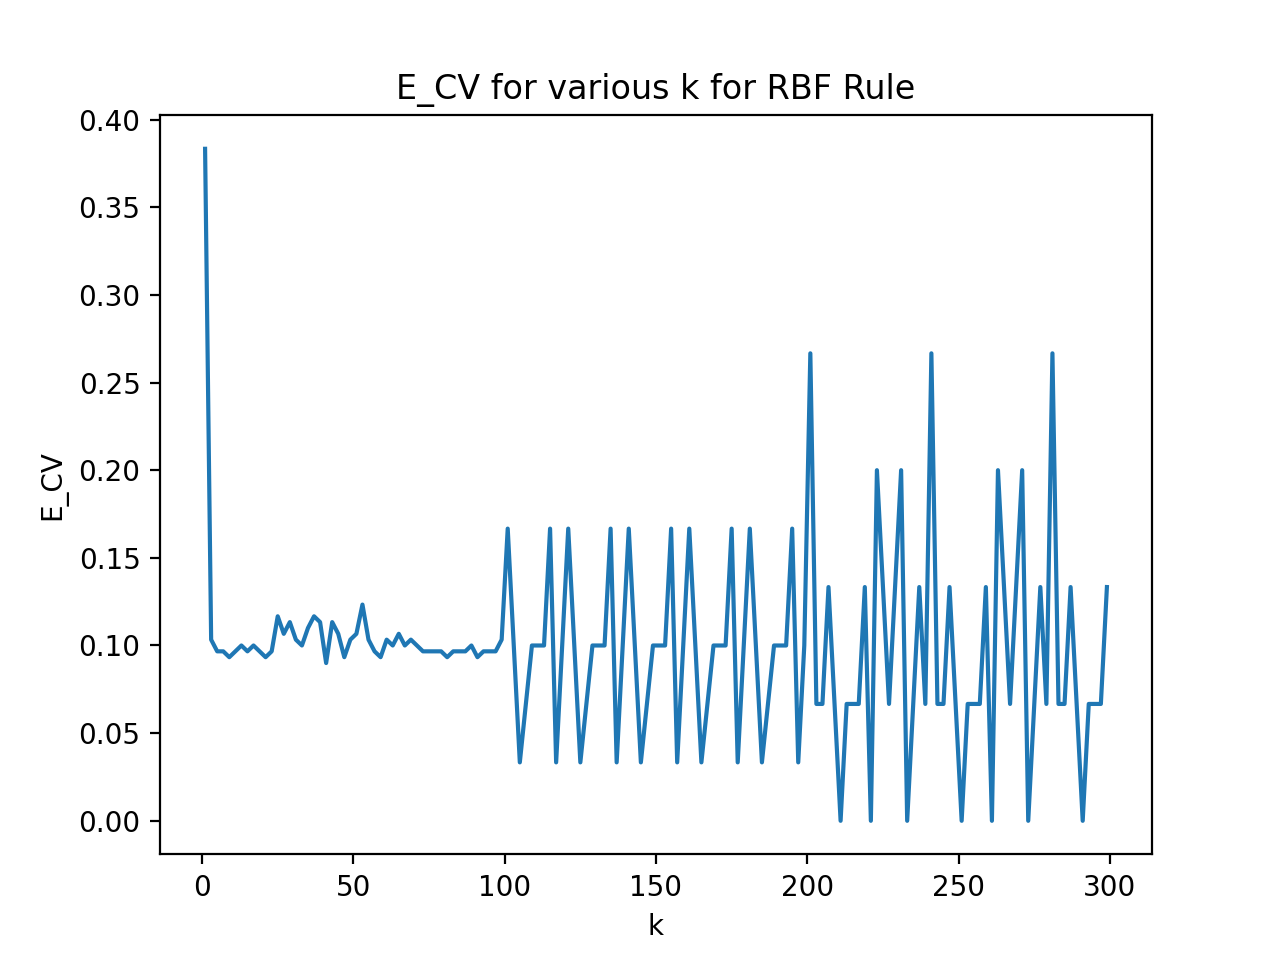

The Python source for this figure:
import random
import matplotlib.pyplot as plt
from matplotlib import colors
import numpy as np
import math
import time

def distance(x1,x2):
	return ((x1[0]-x2[0])**2+(x1[1]-x2[1])**2)**0.5

def findFurthest(centers,X):
	furthest = -1
	dist = 0
	for i in range(len(X)):
		newDist = distance(X[centers[closestCenter(centers,X[i],X)]],X[i])
		if (newDist > dist):
			furthest = i
			dist = newDist
	return furthest

def closestCenter(centers,x,X):
	closest = -1
	dist = 0
	for i in range(len(centers)):
		newDist = distance(x,X[centers[i]])
		if (closest == -1 or newDist < dist):
			dist = newDist
			closest = i
	return closest

def gauss(z):
	return 2.718281828459**(-0.5*z**2)


def checkExists(centers,k):
	for i in range(len(centers)):
		if (centers[i] == k):
			return True
	return False

def LloydsInitial(centers,X):
	regions = list()
	for i in range(len(centers)):
		regions.append(list())
	for i in range(len(X)):
		regions[closestCenter(centers,X[i],X)].append(i)
	middle = list()
	for i in range(len(regions)):
		newmiddle = [0,0]
		for j in range(len(regions[i])):
			newmiddle[0] += X[regions[i][j]][0]
			newmiddle[1] += X[regions[i][j]][1]
		if (len(regions[i])):
			newmiddle[0] /= len(regions[i])
			newmiddle[1] /= len(regions[i])
		else:
			newmiddle[0] =  X[centers[i]][0]
			newmiddle[1] =  X[centers[i]][1]
		middle.append(newmiddle)
	return middle

def closestMiddle(middle,x):
	dist = -1
	out = 0
	# print(middle)
	for i in range(len(middle)):
		newDist = distance(middle[i],x)
		if (newDist < dist or dist == -1):
			dist = newDist
			out = i
	return out

def LLoyds(centers,X):
	middle = LloydsInitial(centers,X)
	for i in range(10):
		regions = list()
		for j in range(len(middle)):
			regions.append(list())
		for j in range(len(X)):
			regions[closestMiddle(middle,X[j])].append(j)
		# print(regions)
		middle.clear()
		for j in range(len(regions)):
			# print(len(regions[j]))
			newmiddle = [0,0]
			for k in range(len(regions[j])):
				newmiddle[0] += X[regions[j][k]][0]
				newmiddle[1] += X[regions[j][k]][1]
			newmiddle[0] /= len(regions[j])
			newmiddle[1] /= len(regions[j])
			middle.append(newmiddle)
		# print()
	return middle



def RBF(X,Y,current,val,k):
	# centers = list()
	# for i in range(k):
	# 	l = random.randrange(0,len(X))
	# 	while (checkExists(centers,l)):
	# 		l = random.randrange(0,len(X))
	# 	centers.append(l)
	centers = [random.randrange(0,len(X))]
	for i in range(k-1):
		centers.append(findFurthest(centers,X))
	# print(centers)

	middle = LLoyds(centers,X)
	# print(middle)
	# for i in range(len(middle)):
		# plt.plot(middle[i][0],middle[i][1],'kv')

	r = 0.8/(k**0.5)
	Z = list()
	for i in range(len(X)):
		z = [1]
		for j in range(len(middle)):
			# print(distance(X[i],middle[j])/r,gauss(distance(X[i],middle[j])/r))
			z.append(gauss(distance(X[i],middle[j])/r))
		Z.append(z)
	# print(Z)
	Z = np.array(Z)

	ZT = np.transpose(Z)
	ZTZ = np.dot(ZT,Z)
	ZTZ_1ZT = np.dot(np.linalg.inv(ZTZ),ZT)
	# ZTZ_1ZT = np.linalg.pinv(Z)
	w = np.dot(ZTZ_1ZT,np.array(Y))
	# print(w)

	# print(Ein)
	curz = [1]
	for i in range(len(middle)):
		curz.append(gauss(distance(current,middle[j])/r))

	yhat = np.dot(curz,w)
	# print(np.sign(yhat), np.sign(val))
	# for i in range(51):
	# 	for j in range(51):
	# 		zz = [1]
	# 		x = i/25-1
	# 		y = j/25-1
	# 		du = [x,y]
	# 		for k in range(len(middle)):
	# 			zz.append(gauss(distance(du,middle[k])/r))
	# 		if (np.dot(zz,w) < 0):
	# 			plt.plot(x,y,'sr', alpha = 0.1)
	# 		else:
	# 			plt.plot(x,y,'sb', alpha = 0.1)

	if ((yhat < 0 and val < 0) or (yhat > 0 and val > 0)):
		return 0
	else:
		return 1






trainFile = open("train.txt")
trainLines = trainFile.readlines()

trainingData = list()
X = list()
Y = list()
for i in trainLines:
	data = i.split()
	# print(data)
	X.append([(float(data[1])-0.2)/0.68,(float(data[2])+0.2)/0.65])
	if (int(data[0]) == 1):
		Y.append(1)
		# plt.plot(X[len(X)-1][0],X[len(X)-1][1],'ob')
	else:
		Y.append(-1)
		# plt.plot(X[len(X)-1][0],X[len(X)-1][1],'xr')


Ecv = list()
k = list()

for i in range(1,50):
	print(i)
	e = 0
	for j in range(0,300,2):
		# print(j)
		current = X.pop(0)
		val = Y.pop(0)
		# print(current,val)
		e += RBF(X,Y,current,val,i)
		# break
		# print(e)
		X.append(current)
		Y.append(val)
	e /= 300/2
	print("\t",e)
	Ecv.append(e)
	k.append(i)
	# break

for i in range(50,100,10):
	print(i)
	e = 0
	for j in range(0,300,2):
		print(j)
		current = X.pop(0)
		val = Y.pop(0)
		# print(current,val)
		e += RBF(X,Y,current,val,i)
		# break
		# print(e)
		X.append(current)
		Y.append(val)
	e /= 300/2
	print("\t",e)
	Ecv.append(e)
	k.append(i)

for i in range(101,200,20):
	print(i)
	e = 0
	for j in range(0,300,10):
		# print(j)
		current = X.pop(0)
		val = Y.pop(0)
		# print(current,val)
		e += RBF(X,Y,current,val,i)
		# break
		# print(e)
		X.append(current)
		Y.append(val)
	e /= 300/10
	print("\t",e)
	Ecv.append(e)
	k.append(i)

for i in range(201,300,30):
	print(i)
	e = 0
	for j in range(0,300,10):
		# print(j)
		current = X.pop(0)
		val = Y.pop(0)
		# print(current,val)
		e += RBF(X,Y,current,val,i)
		# break
		# print(e)
		X.append(current)
		Y.append(val)
	e /= 300/10
	print("\t",e)
	Ecv.append(e)
	k.append(i)

for i in range(299,300):
	print(i)
	e = 0
	for j in range(0,300,10):
		# print(j)
		current = X.pop(0)
		val = Y.pop(0)
		# print(current,val)
		e += RBF(X,Y,current,val,i)
		# break
		# print(e)
		X.append(current)
		Y.append(val)
	e /= 300/10
	print("\t",e)
	Ecv.append(e)
	k.append(i)

plt.title("E_CV for various k for RBF Rule")
plt.xlabel("k")
plt.ylabel("E_CV")
plt.plot(k,Ecv)
plt.show()
 
